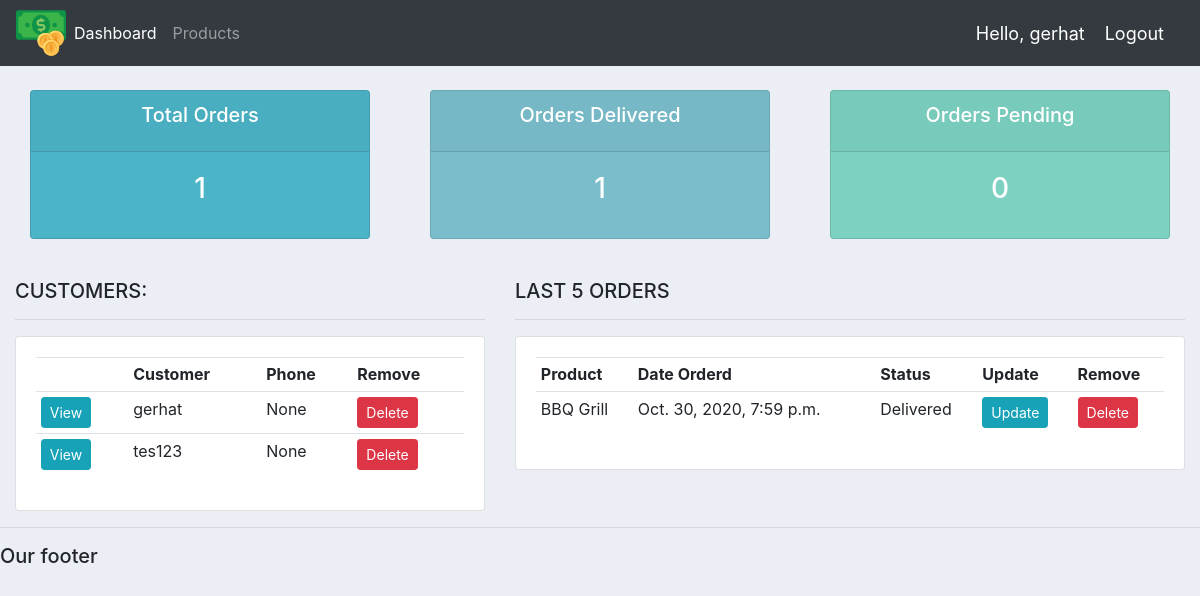
Screenshot of / (signed in) with the database file from the repository.
### accounts/models.py (models this page shows, shortened)
class Customer(models.Model):
    user = models.OneToOneField(User, null=True, blank=True, on_delete=models.CASCADE)
    name = models.CharField(max_length=200, null=True)
    phone = models.CharField(max_length=200, null=True)
    email = models.CharField(max_length=200, null=True)
    identificationNumber = models.CharField(max_length=10, null=True)
    hometown = models.CharField(max_length=200, null=True)
    classroom = models.CharField(max_length=200, null=True)
    profile_pic = models.ImageField(default="profile1.png", null=True, blank=True)
    date_created = models.DateTimeField(auto_now_add=True, null=True)

class Order(models.Model):
    STATUS = (
        ('Pending', 'Pending'),
        ('Out for delivery', 'Out for delivery'),
        ('Delivered', 'Delivered'),
    )
    customer = models.ForeignKey(Customer, null=True, on_delete=models.SET_NULL)
    product = models.ForeignKey(Product, null=True, on_delete=models.SET_NULL)
    date_created = models.DateTimeField(auto_now_add=True, null=True)
    status = models.CharField(max_length=200, null=True, choices=STATUS)
    note = models.CharField(max_length=1000, null=True)

class Product(models.Model):
    CATEGORY = (
        ('Indoor', 'Indoor'),
        ('Out Door', 'Out Door'),
    )
    name = models.CharField(max_length=200, null=True)
    price = models.FloatField(null=True)
    category = models.CharField(max_length=200, null=True, choices=CATEGORY)
    description = models.CharField(max_length=200, null=True, blank=True)
    date_created = models.DateTimeField(auto_now_add=True, null=True)
    tags = models.ManyToManyField(Tag)
    def __str__(self):
        return self.name

### accounts/decorators.py (the view)
	def wrapper_function(request, *args, **kwargs):
		group = None
		if request.user.groups.exists():
			group = request.user.groups.all()[0].name
		if group == 'customer':
			return redirect('user-page')
		if group == 'admin':
			return view_func(request, *args, **kwargs)

### accounts/views.py (called while the page is built)
@login_required(login_url='login')
@admin_only
def home(request):
    orders = Order.objects.all()
    customers = Customer.objects.all()
    total_customers = customers.count()
    total_orders = orders.count()
    delivered = orders.filter(status='Delivered').count()
    pending = orders.filter(status='Pending').count()
    context = {'orders': orders, 'customers': customers,
               'total_orders': total_orders, 'delivered': delivered,
               'pending': pending}
    return render(request, 'accounts/dashboard.html', context)

### accounts/templates/accounts/dashboard.html
{% extends 'accounts/main.html' %}
{% block content %}
    {% include 'accounts/status.html' %}
    <br>
    <div class="row">
        <div class="col-md-5">
            <h5>CUSTOMERS:</h5>
            <hr>
            <div class="card card-body">
                <table class="table table-sm">
                    <tr>
                        <th></th>
                        <th>Customer</th>
                        <th>Phone</th>
                        <th>Remove</th>
                    </tr>
                    {% for customer in customers %}
                        <tr>
                            <td><a class="btn btn-sm btn-info" href="{% url 'customer' customer.id %}">View</a></td>
                            <td>{{ customer.name }}</td>
                            <td>{{ customer.phone }}</td>
                            <td><a class="btn btn-sm btn-danger"
                                   href="{% url 'delete_customer' customer.id %}">Delete</a>
                            </td>
                        </tr>
                    {% endfor %}
                </table>
            </div>
        </div>
        <div class="col-md-7">
            <h5>LAST 5 ORDERS</h5>
            <hr>
            <div class="card card-body">
                <table class="table table-sm">
                    <tr>
                        <th>Product</th>
                        <th>Date Orderd</th>
                        <th>Status</th>
                        <th>Update</th>
                        <th>Remove</th>
                    </tr>
                    {% for order in orders %}
                        <tr>
                            <td>{{ order.product }}</td>
                            <td>{{ order.date_created }}</td>
                            <td>{{ order.status }}</td>
                            <td><a class="btn btn-sm btn-info" href="{% url 'update_order' order.id %}">Update</a></td>
                            <td><a class="btn btn-sm btn-danger" href="{% url 'delete_order' order.id %}">Delete</a>
                            </td>
                        </tr>
                    {% endfor %}
                </table>
            </div>
        </div>
    </div>
{% endblock %}

### accounts/templates/accounts/navbar.html (shortened to what this page needs)
{% load static %}
<nav class="navbar navbar-expand-lg navbar-dark bg-dark">
 <img src="{% static 'images/logo.svg' %}" style="width: 50px">
  <div class="collapse navbar-collapse" id="navbarNav">
    <ul class="navbar-nav">
      {% if request.user.is_staff %}
      <li class="nav-item active">
        <a class="nav-link" href="{% url 'home' %}">Dashboard</a>
      </li>
      <li class="nav-item">
        <a class="nav-link" href="{% url 'products' %}">Products</a>
      </li>
      {% else %}
       <li class="nav-item">
        <a class="nav-link" href="{% url 'account' %}">Settings</a>
      </li>
      {% endif %}
    </ul>
  </div>
  <span class="hello-msg">Hello, {{request.user}}</span>
  <span ><a  class="hello-msg" href="{% url 'logout' %}">Logout</a></span>
</nav>

### static/css/main.css (style rules this page uses)
body { background-color: #ebeff5; }

### accounts/templates/accounts/navbar.html (style rules this page uses)
.hello-msg { font-size: 18px; color: #fff; margin-right: 20px; }

### rows the page displays
Customer: name "gerhat", phone "None"
Customer: name "tes123", phone "None"
Order: product "BBQ Grill", date_created "Oct. 30, 2020, 7:59 p.m.", status "Delivered"

### other values shown
{{ request.user }} "gerhat"
{{ total_orders }} "1"
{{ delivered }} "1"
{{ pending }} "0"
